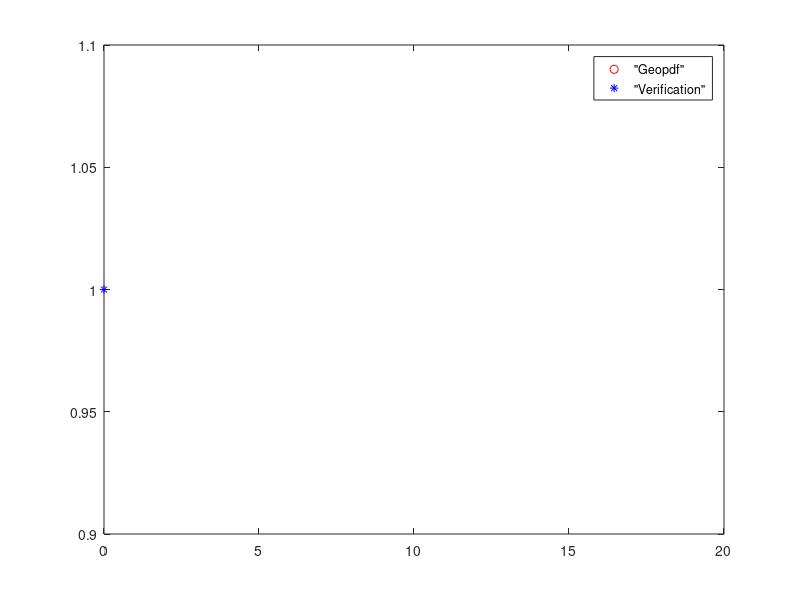

Recreate this plot in MATLAB.
#c. Geometric Distribution Geo(p), with parameter p ∈ (0, 1): X
# Hint: A Geometric Geo(p) variable represents the number of failures
# (i.e. the number of Bernoulli trials that ended up being failures) needed to
# get the first success;

N = input('Input the umber of simulations: ');
P = input('Give the probability: ');
 # we must simulate the number of trials, as we cannot know how many will happen
 # until we get a success
 # all trials have in common that they start with 0 failures, so this vector
 # will contain only 0 for N simulations
 X = zeros(1,N);

 for i=1:N
   X(i) = 0;
   # as long as we get failures we increment X(i) for each trial
   while rand() >=P
     X(i) = X(i)+1;
   endwhile
 endfor

 # we replace infinity with 20 as we cannot simulate an infinity of failures
 k = 0:20;
 p_k = geopdf(k, P);
 U_X = unique(X);
 n_X = hist(X, length(U_X));
 rel_freq = n_X/N;
 plot(k, p_k, 'or;"Geopdf";', U_X, rel_freq, '*b;"Verification";');











